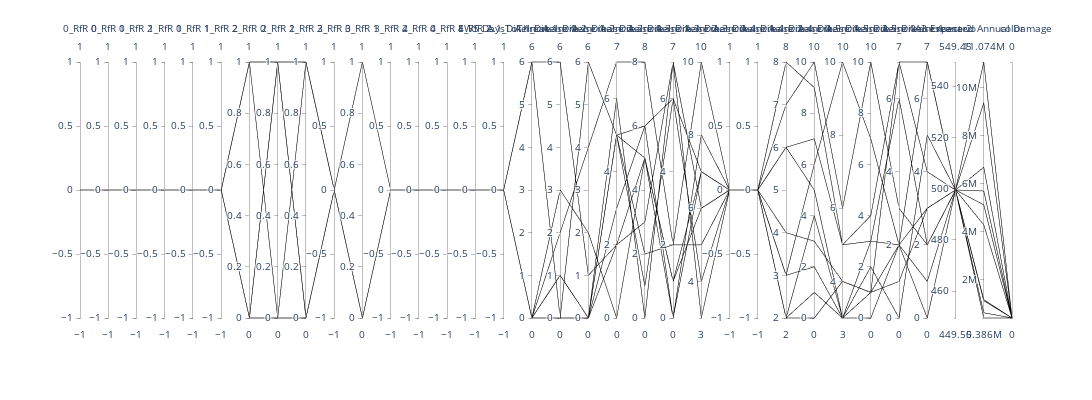

The notebook cell this image was saved under:
### Code cell
fig9 = px.parallel_coordinates(
    reevaluation_df.groupby("policy").mean().iloc[:,19:52],
    color=range(10),
    width=2500,
    height=400)
fig9.show()
fig9.write_image("./plots/ParallelPlot_dike3_iter2_AllSteps.png")

### Figure 1 — Plotly figure (JSON) as saved in the notebook; plotly's stock layout.template omitted (floating-point values rounded to 4 significant figures)
{"data": [{"dimensions": [{"label": "0_RfR 0", "values": [0, 0, 0, 0, 0, 0, 0, 0, 0, 0]}, {"label": "0_RfR 1", "values": [0, 0, 0, 0, 0, 0, 0, 0, 0, 0]}, {"label": "0_RfR 2", "values": [0, 0, 0, 0, 0, 0, 0, 0, 0, 0]}, {"label": "1_RfR 0", "values": [0, 0, 0, 0, 0, 0, 0, 0, 0, 0]}, {"label": "1_RfR 1", "values": [0, 0, 0, 0, 0, 0, 0, 0, 0, 0]}, {"label": "1_RfR 2", "values": [0, 0, 0, 0, 0, 0, 0, 0, 0, 0]}, {"label": "2_RfR 0", "values": [0, 1, 1, 0, 0, 1, 1, 0, 0, 0]}, {"label": "2_RfR 1", "values": [1, 1, 1, 0, 1, 1, 0, 0, 0, 1]}, {"label": "2_RfR 2", "values": [0, 0, 1, 0, 0, 1, 1, 0, 0, 0]}, {"label": "3_RfR 0", "values": [0, 0, 0, 0, 0, 0, 0, 0, 0, 0]}, {"label": "3_RfR 1", "values": [0, 0, 0, 0, 0, 1, 0, 0, 0, 0]}, {"label": "3_RfR 2", "values": [0, 0, 0, 0, 0, 0, 0, 0, 0, 0]}, {"label": "4_RfR 0", "values": [0, 0, 0, 0, 0, 0, 0, 0, 0, 0]}, {"label": "4_RfR 1", "values": [0, 0, 0, 0, 0, 0, 0, 0, 0, 0]}, {"label": "4_RfR 2", "values": [0, 0, 0, 0, 0, 0, 0, 0, 0, 0]}, {"label": "EWS_DaysToThreat", "values": [0, 0, 0, 0, 0, 0, 0, 0, 0, 0]}, {"label": "A.1_DikeIncrease 0", "values": [6, 6, 0, 0, 0, 0, 0, 0, 0, 0]}, {"label": "A.1_DikeIncrease 1", "values": [6, 0, 3, 2, 0, 1, 0, 1, 0, 0]}, {"label": "A.1_DikeIncrease 2", "values": [1, 6, 2, 4, 0, 0, 0, 0, 0, 0]}, {"label": "A.2_DikeIncrease 0", "values": [2, 5, 0, 7, 2, 6, 5, 3, 5, 5]}, {"label": "A.2_DikeIncrease 1", "values": [5, 5, 5, 8, 3, 0, 1, 6, 6, 2]}, {"label": "A.2_DikeIncrease 2", "values": [0, 1, 1, 2, 7, 7, 6, 6, 0, 2]}, {"label": "A.3_DikeIncrease 0", "values": [8, 7, 6, 10, 6, 3, 4, 7, 7, 5]}, {"label": "A.3_DikeIncrease 1", "values": [0, 0, 0, 0, 0, 0, 0, 0, 0, 0]}, {"label": "A.3_DikeIncrease 2", "values": [0, 0, 0, 0, 0, 0, 0, 0, 0, 0]}, {"label": "A.4_DikeIncrease 0", "values": [2, 3, 4, 6, 2, 2, 6, 3, 7, 8]}, {"label": "A.4_DikeIncrease 1", "values": [4, 2, 3, 5, 1, 0, 7, 6, 10, 9]}, {"label": "A.4_DikeIncrease 2", "values": [3, 3, 4, 3, 3, 4, 5, 10, 6, 5]}, {"label": "A.5_DikeIncrease 0", "values": [3, 1, 1, 2, 0, 1, 4, 7, 10, 3]}, {"label": "A.5_DikeIncrease 1", "values": [2, 2, 7, 0, 2, 1, 7, 2, 3, 6]}, {"label": "A.5_DikeIncrease 2", "values": [1, 7, 7, 5, 3, 3, 4, 0, 2, 2]}, {"label": "scenario", "values": [499.5, 499.5, 499.5, 499.5, 499.5, 499.5, 499.5, 499.5, 499.5, 499.5]}, {"label": "A3 Expected Annual Damage", "values": [1108000.0, 1152000.0, 605000.0, 386200.0, 4278000.0, 6678000.0, 9369000.0, 5690000.0, 5112000.0, 11070000.0]}, {"label": "color", "values": [null, null, null, null, null, null, null, null, null, null]}], "domain": {"x": [0, 1], "y": [0, 1]}, "line": {"color": [null, null, null, null, null, null, null, null, null, null], "coloraxis": "coloraxis"}, "name": "", "type": "parcoords"}], "layout": {"coloraxis": {"colorbar": {"title": {"text": "color"}}, "colorscale": [[0, "#0d0887"], [0.1111, "#46039f"], [0.2222, "#7201a8"], [0.3333, "#9c179e"], [0.4444, "#bd3786"], [0.5556, "#d8576b"], [0.6667, "#ed7953"], [0.7778, "#fb9f3a"], [0.8889, "#fdca26"], [1, "#f0f921"]]}, "height": 400, "legend": {"tracegroupgap": 0}, "margin": {"t": 60}, "width": 2500}}
